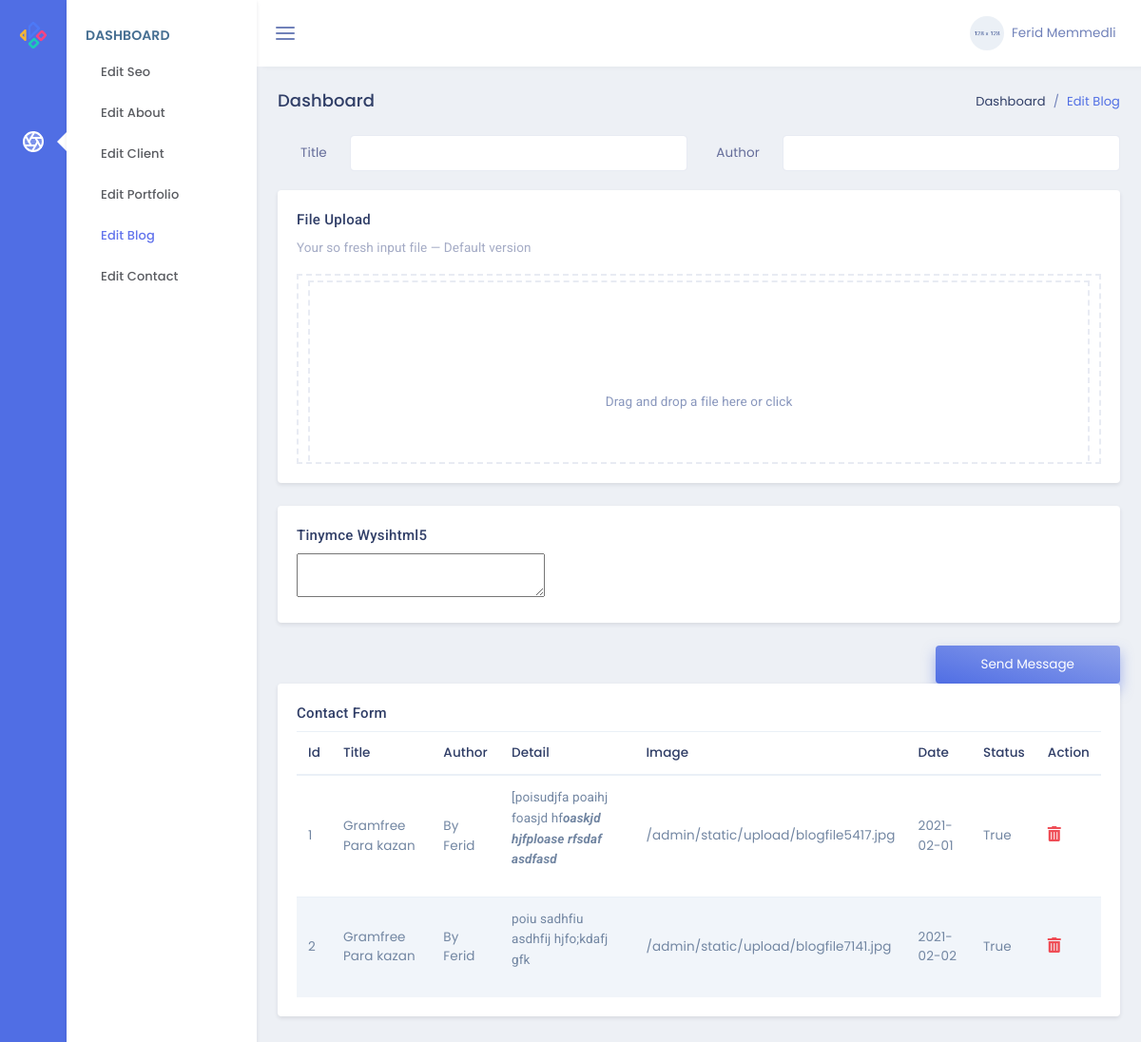
The page /admin/blog on the database its author committed.
### models.py (models this page shows, shortened)
class Blogs(db.Model):
    id = db.Column(db.Integer, primary_key=True)
    blogTitle = db.Column(db.String,nullable=False)
    blogDetail = db.Column(db.Text,nullable=False)
    blogAuthor = db.Column(db.String,nullable=False)
    blogDate = db.Column(db.Date,default=date.today())
    blogImage = db.Column(db.String,nullable=False)
    blogStatus = db.Column(db.Boolean)

### admin/routes.py (the view, shortened to what this page needs)
@admin.route('/blog',methods=['GET','POST'])
def adminBlog():
    blog=Blogs.query.all()
    return render_template('admin/editBlog.html',blog=blog)

### admin/templates/admin/editBlog.html (shortened to what this page needs)
{% extends "admin/layout.html" %}
{% block contentAdmin %}
<div class="row">
    <div class="col-sm-12">
        <div class="page-title-box">
            <div class="float-right">
                <ol class="breadcrumb">
                    <li class="breadcrumb-item"><a href="javascript:void(0);">Dashboard</a></li>
                    <li class="breadcrumb-item active">Edit Blog</li>
                </ol>
            </div>
            <h4 class="page-title">Dashboard</h4>
        </div>
    </div>
</div>
<form action="{{url_for('admin.adminBlog')}}" method="POST" class="row" enctype="multipart/form-data">
    <div class="col-lg-6">
        <div class="form-group row">
            <label for="example-text-input" class="col-sm-2 col-form-label text-right">Title</label>
            <div class="col-sm-10">
                <input class="form-control" name="title" type="text" id="example-text-input">
            </div>
        </div>
    </div>
    <div class="col-lg-6">
        <div class="form-group row">
            <label for="example-text-input" class="col-sm-2 col-form-label text-right">Author</label>
            <div class="col-sm-10">
                <input class="form-control" name="author" type="text" id="example-text-input">
            </div>
        </div>
    </div>
    <div class="col-lg-12">
        <div class="card">
            <div class="card-body">
                <h4 class="mt-0 header-title">File Upload</h4>
                <p class="text-muted mb-3">Your so fresh input file — Default version</p>
                <div class="dropify-wrapper">
                </div>
            </div>
        </div>
    </div>
    <div class="col-12">
        <div class="card">
            <div class="card-body">
                <h4 class="mt-0 header-title">Tinymce wysihtml5</h4>
                <textarea id="elm1" name="detail"></textarea>
            </div>
        </div>
    </div>
    <div class="col-sm-12 text-right">
        <button type="submit" class="btn btn-gradient-primary px-5 py-2">Send Message</button>
    </div>
</form>
<div class="row">
    <div class="col-lg-12">
        <div class="card">
            <div class="card-body">
                <h4 class="mt-0 header-title">Contact Form</h4>
                <div class="table-responsive">
                    <table class="table table-striped mb-0">
                        <thead>
                            <tr>
                                <th>Id</th>
                                <th>Title</th>
                                <th>Author</th>
                                <th>Detail</th>
                                <th>Image</th>
                                <th>Date</th>
                                <th>Status</th>
                                <th>Action</th>
                            </tr>
                        </thead>
                        <tbody>
                            {% for blog in blog %}
                            <tr>
                                <td>{{blog.id}}</td>
                                <td>{{blog.blogTitle}}</td>
                                <td>{{blog.blogAuthor}}</td>
                                <td>{{blog.blogDetail|safe}}</td>
                                <td>{{blog.blogImage}}</td>
                                <td>{{blog.blogDate}}</td>
                                <td>{{blog.blogStatus}}</td>
                                <td>
                                    <a href="/admin/deleteblog/{{blog.id}}"><i
                                            class="fas fa-trash-alt text-danger font-16"></i></a>
                                </td>
                            </tr>
                            {% endfor %}
                        </tbody>
                    </table>
                </div>
            </div>
        </div>
    </div>
</div>
{% endblock %}

### admin/templates/admin/layout.html (shortened to what this page needs)
<!DOCTYPE html>
<html lang="en">
<head>
    <link href="./static/plugins/dropify.min.css" rel="stylesheet">
    <link href="./static/assets/css/bootstrap.min.css" rel="stylesheet" type="text/css" />
    <link href="./static/assets/css/jquery-ui.min.css" rel="stylesheet">
    <link href="./static/assets/css/icons.min.css" rel="stylesheet" type="text/css" />
    <link href="./static/assets/css/metisMenu.min.css" rel="stylesheet" type="text/css" />
    <link href="./static/assets/css/app.min.css" rel="stylesheet" type="text/css" />
</head>
<body>
    <div class="leftbar-tab-menu">
        <div class="main-icon-menu">
            <a href="{{url_for('admin.adminPage')}}" class="logo logo-metrica d-block text-center">
                <span>
                    <img src="./static/assets/images/logo-sm.png" alt="logo-small" class="logo-sm">
                </span>
            </a>
            <nav class="nav">
                <a href="#MetricaProject" class="nav-link" data-toggle="tooltip-custom" data-placement="right" title=""
                    data-original-title="Project" data-trigger="hover">
                    <i data-feather="aperture" class="align-self-center menu-icon icon-dual"></i>
                </a>
            </nav>
        </div>
        <div class="main-menu-inner">
            <div class="menu-body slimscroll">
                <div id="MetricaProject" class="main-icon-menu-pane">
                    <div class="title-box">
                        <h6 class="menu-title">Dashboard</h6>
                    </div>
                    <ul class="nav">
                        <li class="nav-item"><a class="nav-link" href="{{url_for('admin.adminSeo')}}">Edit Seo</a></li>
                        <li class="nav-item"><a class="nav-link" href="{{url_for('admin.adminAbout')}}">Edit About</a></li>
                        <li class="nav-item"><a class="nav-link" href="{{url_for('admin.adminClient')}}">Edit Client</a></li>
                        <li class="nav-item"><a class="nav-link" href="#">Edit Portfolio</a></li>
                        <li class="nav-item"><a class="nav-link" href="{{url_for('admin.adminBlog')}}">Edit Blog</a>
                        </li>
                        <li class="nav-item"><a class="nav-link" href="{{url_for('admin.adminPage')}}">Edit Contact</a></li>
                    </ul>
                </div>
            </div>
        </div>
    </div>
    <div class="topbar">
        <nav class="navbar-custom">
            <ul class="list-unstyled topbar-nav float-right mb-0">
                <li class="dropdown">
                    <a class="nav-link dropdown-toggle waves-effect waves-light nav-user" data-toggle="dropdown"
                        href="#" role="button" aria-haspopup="false" aria-expanded="false">
                        <img src="./static/assets/images/users/user-4.jpg" alt="profile-user" class="rounded-circle" />
                        <span class="ml-1 nav-user-name hidden-sm">Ferid Memmedli <i class="mdi mdi-chevron-down"></i> </span>
                    </a>
                </li>
            </ul>
            <ul class="list-unstyled topbar-nav mb-0">
                <li>
                    <button class="button-menu-mobile nav-link">
                        <i data-feather="menu" class="align-self-center"></i>
                    </button>
                </li>
            </ul>
        </nav>
    </div>
    <div class="page-wrapper">
        <div class="page-content-tab">
            <div class="container-fluid">
                {% block contentAdmin %}
                {% endblock %}
            </div>
        </div>
    </div>
</body>
</html>

### rows shown on the page
Blogs: id "1", blogTitle "Gramfree Para kazan", blogAuthor "By Ferid", blogDetail "[poisudjfa poaihj foasjd hf oaskjd hjfploase rfsdaf asdfasd", blogImage "/admin/static/upload/blogfile5417.jpg", blogDate "2021-02-01", blogStatus "True"
Blogs: id "2", blogTitle "Gramfree Para kazan", blogAuthor "By Ferid", blogDetail "poiu sadhfiu asdhfij hjfo;kdafj gfk", blogImage "/admin/static/upload/blogfile7141.jpg", blogDate "2021-02-02", blogStatus "True"
